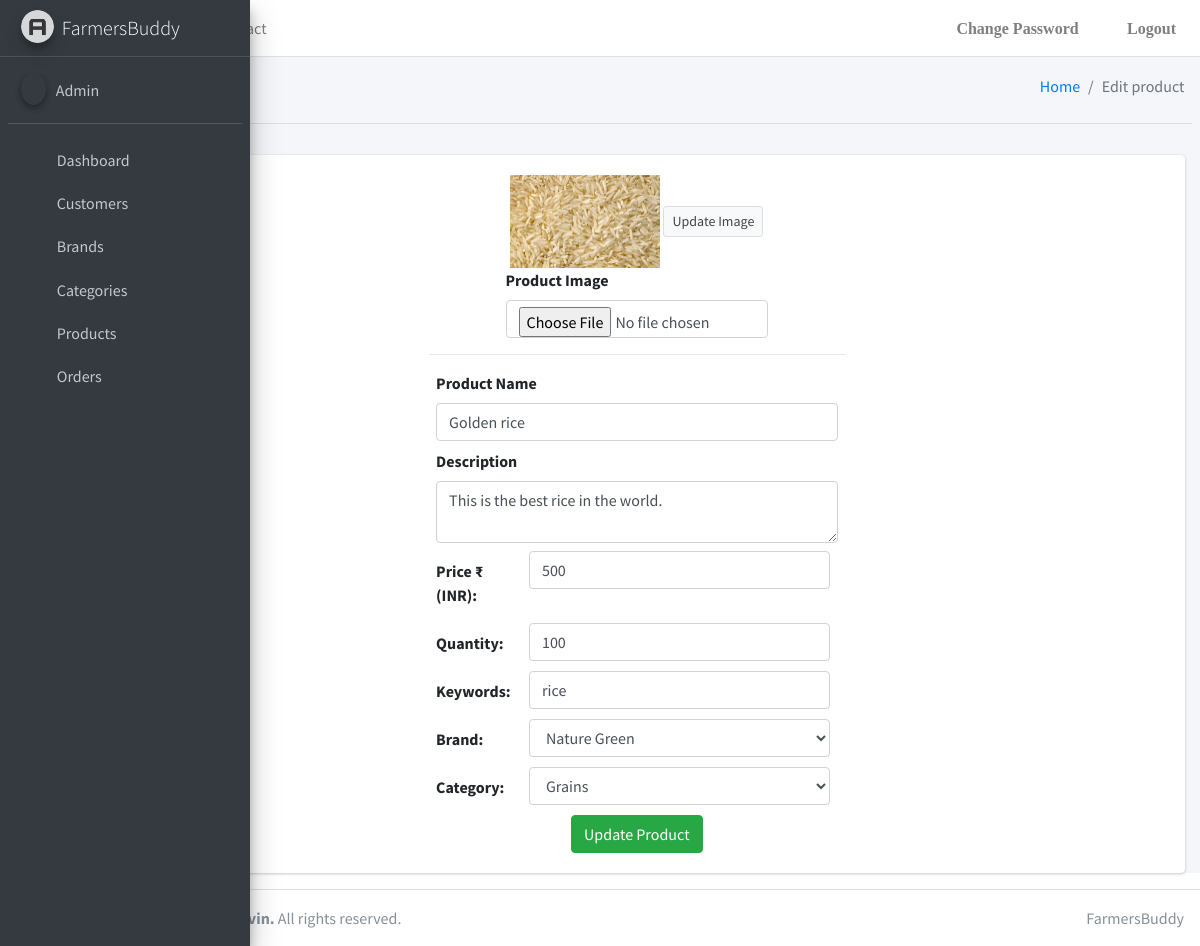
Screenshot of /FarmersBuddy/admin/editproduct?pid=2 with the database file from the repository.
### FarmersBuddy/models.py (models this page shows, shortened)
class Product(models.Model):
    id = models.AutoField(primary_key=True)
    Name = models.CharField(max_length=50)
    Desc = models.TextField()
    Image = models.ImageField(upload_to='FarmersBuddy/products/')
    Price = models.PositiveBigIntegerField()
    Quantity = models.PositiveIntegerField()
    Keywords = models.TextField(max_length=50)
    ProductCat = models.ForeignKey(Category, on_delete=models.CASCADE)
    ProductBrand = models.ForeignKey(Brand, on_delete=models.CASCADE)
    Status = models.CharField(max_length=1, default="1")

### FarmersBuddy/views.py (the view, shortened to what this page needs)
# urls.py: path('admin/editproduct', views.editproduct, name='editproduct'),
@never_cache
def editproduct(request):
    pid = request.GET.get("pid", "")
    data = Product.objects.get(id=pid)
    categories = Category.objects.filter(Status=1)
    brands = Brand.objects.filter(Status=1)
    params = {
        "data": data,
        "categories": categories,
        "brands": brands
    }
    return render(request, "FarmersBuddy/Admin/editproduct.html", params)

### templates/FarmersBuddy/Admin/editproduct.html (shortened to what this page needs)
{% extends './base.html' %} {% block title %}Dashboard{% endblock %}
{% block body %}
{% load static%}
<div class="content-wrapper">
  <div class="content-header">
    <div class="container-fluid">
      <div class="row mb-2">
        <div class="col-sm-6">
          <h1 class="m-0">Edit Product</h1>
        </div>
        <div class="col-sm-6">
          <ol class="breadcrumb float-sm-right">
            <li class="breadcrumb-item"><a href="#">Home</a></li>
            <li class="breadcrumb-item active">Edit product</li>
          </ol>
        </div>
      </div>
    </div>
    <hr />
  </div>
  <div class="content">
    <div class="container-fluid">
      <div class="card">
        <div class="card-body col-md-5 mx-auto">
          <form method="post"  enctype="multipart/form-data"> {% csrf_token %}
            <div class="col-md-8 mx-auto">
              <div class="text-center">
              <img class="img-fluid" height="150" width="150" id="pp" src="{{data.Image.url}}" >
              <button type="submit" name="UpdateProductImage" class="btn btn-sm btn-default">Update Image</button>
            </div>
              <label for="imgproduct">Product Image</label>
              <input type="file" name="imgproduct" id="imgproduct" class="form-control" required
               accept=".JPG,.jpg,.JPEG,.jpeg,.PNG,.png,.GIF,.gif" />
            </div>
          </form>
            <hr>
            <form method="post" >{% csrf_token %}
            <div class="col mt-2">
            <label for="txtname">Product Name</label>
            <input type="text" name="txtname" id="txtname" class="form-control" value="{{data.Name}}" placeholder="Enter Product Name" maxlength="50" required />
          </div>
          <div class="col mt-2">
            <label for="txtdesc">Description</label>
            <textarea name="txtdesc" id="txtdesc" placeholder="Enter product description" maxlength="500" class="form-control" required>{{data.Desc}}</textarea>
          </div>
          <div class="col mt-2 row">
            <label class="col-md-3 mt-2" for="txtprice">Price ₹ (INR): </label>
            <input type="number" name="txtprice" id="txtprice" value="{{data.Price}}" class="form-control col" min="1"  placeholder="Enter price per product" required />
          </div>
          <div class="col mt-2 row">
            <label class="col-md-3 mt-2" for="txtqty">Quantity: </label>
            <input type="number" name="txtqty" id="txtqty" class="form-control col" value="{{data.Quantity}}" max="10000" min="1" placeholder="Enter product quantity" required />
          </div>
          <div class="col mt-2 row">
            <label class="col-md-3 mt-2" for="txtkeywords">Keywords: </label>
            <input type="text" name="txtkeywords" id="txtkeywords" value="{{data.Keywords}}" class="form-control col" maxlength="50" placeholder="Enter Keywords for search" required />
          </div>
          <div class="col mt-2 row">
            <label class="col-md-3 mt-2" for="selectbrand">Brand: </label>
            <select name="selectbrand" id="selectbrand" required class="form-control col">
              {% for brand in brands %}
              {% if brand.BrandName == data.ProductBrand.BrandName %}
              <option selected value="{{ brand.id }}">{{ brand.BrandName }}</option>
              {% else %}
              <option value="{{ brand.id }}">{{ brand.BrandName }}</option>
              {% endif %}
              {% endfor %}
            </select>
          </div>
          <div class="col mt-2 row">
            <label class="col-md-3 mt-2" for="selectcategory">Category: </label>
            <select name="selectcategory" id="selectcategory" required class="form-control col">
              {% for category in categories %}
              {% if category.CategoryName == data.ProductCat.CategoryName %}
              <option selected value="{{ category.id }}">{{ category.CategoryName }}</option>
              {% else %}
              <option value="{{ category.id }}">{{ category.CategoryName }}</option>
              {% endif %}
              {% endfor %}
            </select>
          </div>
          <div class="text-center mt-2">
            <button type="submit" name="UpdateProductDetails" class="btn btn-success">Update Product</button>
          </div>
          </form>
        </div>
      </div>
    </div>
  </div>
</div>
{% endblock %}

### rows the page displays
Product: Image (picture), txtname "Golden rice", txtdesc "This is the best rice in the world.", txtprice "500", txtqty "100", txtkeywords "rice"

### other values shown
form field selectbrand "Nature Green"
form field selectcategory "Grains"
